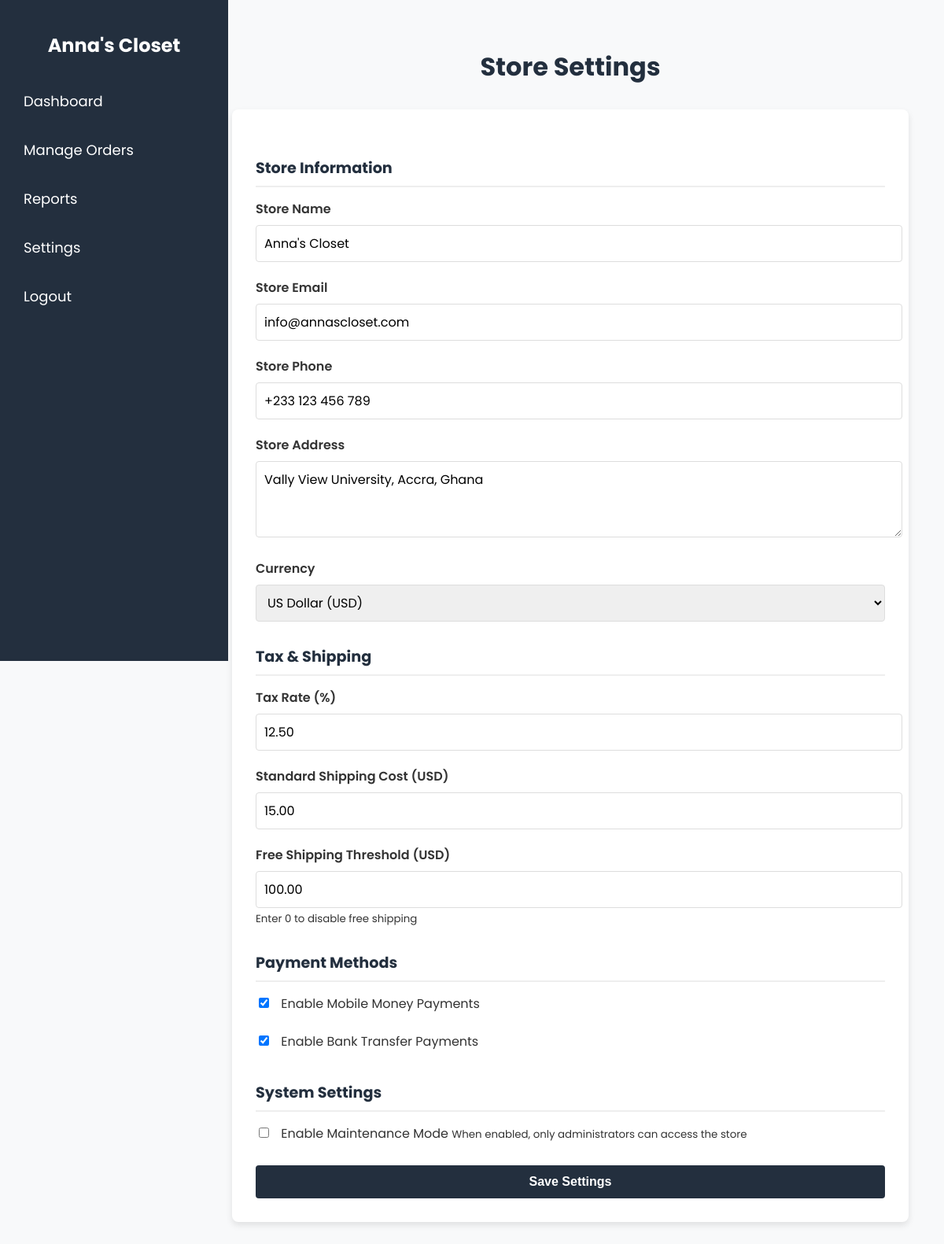
The page /settings.php (signed in) on the database its author committed.
### tables this page shows
CREATE TABLE `settings` (
  `id` int(11) NOT NULL,
  `store_name` varchar(100) NOT NULL DEFAULT 'Anna''s Closet',
  `store_email` varchar(100) NOT NULL DEFAULT 'info@annascloset.com',
  `store_phone` varchar(20) NOT NULL DEFAULT '+233 123 456 789',
  `store_address` text NOT NULL,
  `currency` varchar(3) NOT NULL DEFAULT 'GHS',
  `tax_rate` decimal(5,2) NOT NULL DEFAULT 12.50,
  `shipping_cost` decimal(10,2) NOT NULL DEFAULT 15.00,
  `free_shipping_threshold` decimal(10,2) NOT NULL DEFAULT 100.00,
  `enable_mobile_money` tinyint(1) NOT NULL DEFAULT 1,
  `enable_bank_transfer` tinyint(1) NOT NULL DEFAULT 1,
  `maintenance_mode` tinyint(1) NOT NULL DEFAULT 0
);

### settings.php (the view, shortened to what this page needs)
<?php
include 'db_connection.php';
$settingsQuery = "SELECT * FROM Settings LIMIT 1";
$settingsResult = $conn->query($settingsQuery);
$currentSettings = $settingsResult->fetch_assoc();
?>
<!DOCTYPE html>
<html lang="en">
<head>
</head>
<body>
    <div class="sidebar">
        <h2>Anna's Closet</h2>
        <ul>
            <li><a href="admin_dashboard.php">Dashboard</a></li>
            <li><a href="orders.php">Manage Orders</a></li>
            <li><a href="report.php">Reports</a></li>
            <li><a href="settings.php">Settings</a></li>
            <li><a href="index.php">Logout</a></li>
        </ul>
    </div>
    <div class="main-content">
        <h1>Store Settings</h1>
        <div class="settings-container">
            <form method="POST">
                <h2 class="section-title">Store Information</h2>
                <div class="form-group">
                    <label for="store_name">Store Name</label>
                    <input type="text" id="store_name" name="store_name" value="<?php echo htmlspecialchars($currentSettings['store_name'] ?? 'Anna\'s Closet'); ?>" required>
                </div>
                <div class="form-group">
                    <label for="store_email">Store Email</label>
                    <input type="email" id="store_email" name="store_email" value="<?php echo htmlspecialchars($currentSettings['store_email'] ?? 'info@annascloset.com'); ?>" required>
                </div>
                <div class="form-group">
                    <label for="store_phone">Store Phone</label>
                    <input type="tel" id="store_phone" name="store_phone" value="<?php echo htmlspecialchars($currentSettings['store_phone'] ?? '+233 123 456 789'); ?>" required>
                </div>
                <div class="form-group">
                    <label for="store_address">Store Address</label>
                    <textarea id="store_address" name="store_address" rows="3" required><?php echo htmlspecialchars($currentSettings['store_address'] ?? '123 Fashion Street, Accra, Ghana'); ?></textarea>
                </div>
                <div class="form-group">
                    <label for="currency">Currency</label>
                    <select id="currency" name="currency" required>
                        <option value="USD" <?php echo ($currentSettings['currency'] ?? 'GHS') === 'USD' ? 'selected' : ''; ?>>US Dollar (USD)</option>
                    </select>
                </div>
                <h2 class="section-title">Tax & Shipping</h2>
                <div class="form-group">
                    <label for="tax_rate">Tax Rate (%)</label>
                    <input type="number" id="tax_rate" name="tax_rate" min="0" max="50" step="0.1" value="<?php echo htmlspecialchars($currentSettings['tax_rate'] ?? 12.5); ?>" required>
                </div>
                <div class="form-group">
                    <label for="shipping_cost">Standard Shipping Cost (<?php echo $currentSettings['currency'] ?? 'GHS'; ?>)</label>
                    <input type="number" id="shipping_cost" name="shipping_cost" min="0" step="0.01" value="<?php echo htmlspecialchars($currentSettings['shipping_cost'] ?? 15.00); ?>" required>
                </div>
                <div class="form-group">
                    <label for="free_shipping_threshold">Free Shipping Threshold (<?php echo $currentSettings['currency'] ?? 'GHS'; ?>)</label>
                    <input type="number" id="free_shipping_threshold" name="free_shipping_threshold" min="0" step="0.01" value="<?php echo htmlspecialchars($currentSettings['free_shipping_threshold'] ?? 100.00); ?>" required>
                    <small>Enter 0 to disable free shipping</small>
                </div>
                <h2 class="section-title">Payment Methods</h2>
                <div class="checkbox-group">
                    <input type="checkbox" id="enable_mobile_money" name="enable_mobile_money" <?php echo ($currentSettings['enable_mobile_money'] ?? 1) ? 'checked' : ''; ?>>
                    <label for="enable_mobile_money">Enable Mobile Money Payments</label>
                </div>
                <div class="checkbox-group">
                    <input type="checkbox" id="enable_bank_transfer" name="enable_bank_transfer" <?php echo ($currentSettings['enable_bank_transfer'] ?? 1) ? 'checked' : ''; ?>>
                    <label for="enable_bank_transfer">Enable Bank Transfer Payments</label>
                </div>
                <h2 class="section-title">System Settings</h2>
                <div class="checkbox-group">
                    <input type="checkbox" id="maintenance_mode" name="maintenance_mode" <?php echo ($currentSettings['maintenance_mode'] ?? 0) ? 'checked' : ''; ?>>
                    <label for="maintenance_mode">Enable Maintenance Mode</label>
                    <small>When enabled, only administrators can access the store</small>
                </div>
                <button type="submit" class="btn-submit">Save Settings</button>
            </form>
        </div>
    </div>
</body>
</html>

### settings.php (style rules this page uses)
body { font-family: 'Poppins', sans-serif; margin: 0; padding: 0; background-color: #f8f9fa; color: #333; }
.sidebar { width: 250px; background-color: #232f3e; color: white; height: 100vh; position: fixed; padding: 20px; }
.sidebar h2 { text-align: center; margin-bottom: 30px; }
.sidebar ul { list-style: none; padding: 0; }
.sidebar ul li { margin-bottom: 15px; }
.sidebar ul li a { color: white; text-decoration: none; font-size: 18px; padding: 10px; border-radius: 5px; display: block; transition: background-color 0.3s ease; }
.main-content { margin-left: 250px; padding: 40px; }
.settings-container { background-color: white; padding: 30px; border-radius: 8px; box-shadow: 0 4px 8px rgba(0, 0, 0, 0.1); max-width: 800px; margin: 0 auto; }
h1 { color: #232f3e; margin-bottom: 30px; text-align: center; }
.form-group { margin-bottom: 20px; }
label { display: block; margin-bottom: 8px; font-weight: 600; }
input[type="text"], input[type="email"], input[type="tel"], input[type="number"], select, textarea { width: 100%; padding: 10px; border: 1px solid #ddd; border-radius: 4px; font-size: 16px; font-family: 'Poppins', sans-serif; }
.checkbox-group { margin: 15px 0; }
.checkbox-group label { display: inline-block; margin-left: 8px; font-weight: normal; }
.btn-submit { background-color: #232f3e; color: white; padding: 12px 20px; border: none; border-radius: 4px; cursor: pointer; font-size: 16px; font-weight: 600; transition: background-color 0.3s; display: block; width: 100%; margin-top: 20px; }
.section-title { font-size: 1.2rem; color: #232f3e; margin: 30px 0 15px 0; padding-bottom: 8px; border-bottom: 2px solid #eee; }

### rows shown on the page
settings: store_name "Anna's Closet", store_email "info@annascloset.com", store_phone "+233 123 456 789", store_address "Vally View University, Accra, Ghana", currency "US Dollar (USD)", tax_rate "12.50", currency "USD", shipping_cost "15.00", free_shipping_threshold "100.00", enable_mobile_money "☑", enable_bank_transfer "☑"
